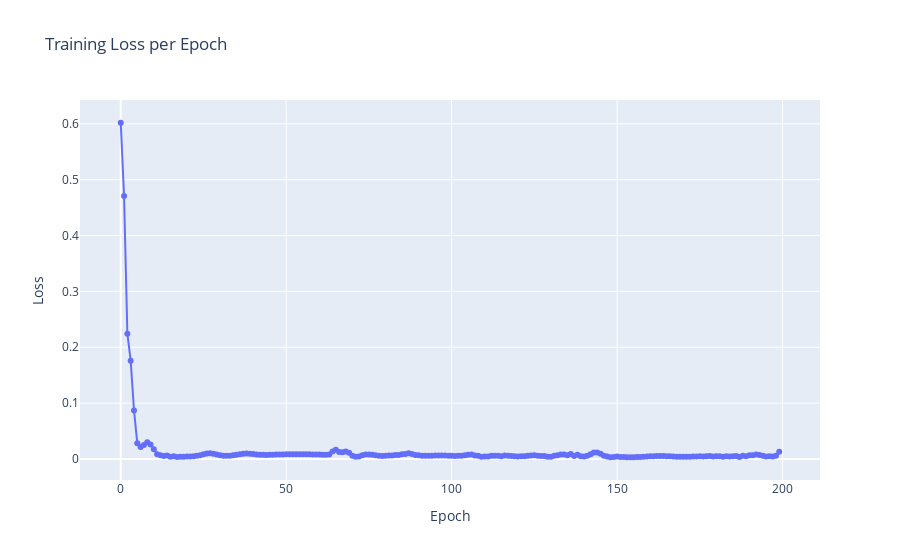

The notebook cell saved with this chart:
### Code cell
import plotly.graph_objects as go
epochs = list(range(len(losses)))

fig = go.Figure(data=go.Scatter(x=epochs, y=losses, mode='lines+markers', name='Train'))

fig.update_layout(title='Training Loss per Epoch',
                   xaxis_title='Epoch',
                   yaxis_title='Loss')

fig.show()

### Figure 1 — Plotly figure (JSON) as saved in the notebook; plotly's stock layout.template omitted (floating-point values rounded to 4 significant figures; data arrays with more than 128 entries replaced by an {"elided": "..."} marker saying what was removed)
{"data": [{"mode": "lines+markers", "name": "Train", "type": "scatter", "x": {"elided": "200 int values"}, "y": {"elided": "200 float values"}}], "layout": {"title": {"text": "Training Loss per Epoch"}, "xaxis": {"title": {"text": "Epoch"}}, "yaxis": {"title": {"text": "Loss"}}}}
